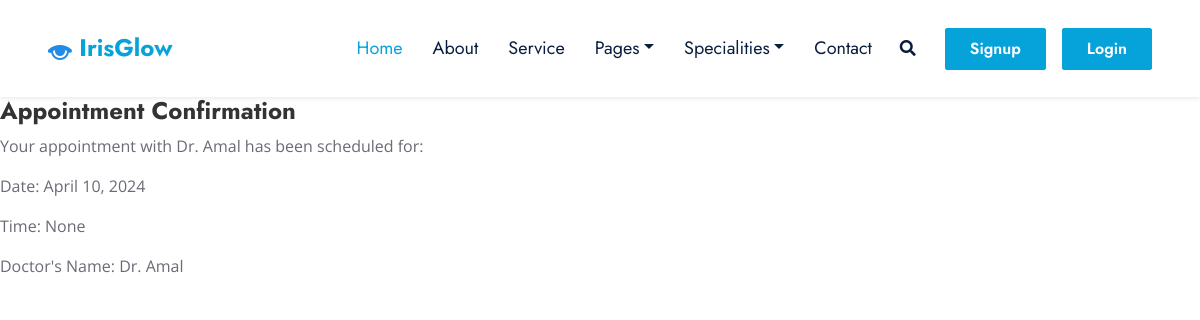
The app's page /appointment-confirmation/2/ with its own data.
### DoctorApp/models.py (models this page shows, shortened)
class Appointments(models.Model):
    TIME_CHOICES = [
        (datetime.strptime('09:00 AM', '%I:%M %p').time(), '09:00 AM'),
        (datetime.strptime('11:00 AM', '%I:%M %p').time(), '11:00 AM'),
        (datetime.strptime('01:00 PM', '%I:%M %p').time(), '01:00 PM'),
        (datetime.strptime('03:00 PM', '%I:%M %p').time(), '03:00 PM'),
        (datetime.strptime('05:00 PM', '%I:%M %p').time(), '05:00 PM'),
    ]
    STATUS_CHOICES = [
        ('scheduled', 'Scheduled'),
        ('confirmed', 'Confirmed'),
        ('completed', 'Completed'),
    ]
    date = models.DateField()
    client = models.ForeignKey(
        CustomUser,
        on_delete=models.CASCADE,
        related_name='client_appointments',
        limit_choices_to={'role': CustomUser.DOCTOR}
    )
    therapist = models.ForeignKey(
        CustomUser,
        on_delete=models.CASCADE,
        related_name='therapist_appointments',
        limit_choices_to={'role': CustomUser.DOCTOR}
    )
    time_slot = models.TimeField(choices=TIME_CHOICES, null=True)
    created_date = models.DateTimeField(auto_now_add=True,null=True)
    modified_date = models.DateTimeField(auto_now=True, null=True)
    cancelled_date = models.DateTimeField(null=True, blank=True, default=None)
    status = models.CharField(max_length=20, choices=STATUS_CHOICES, default='scheduled')
    canceled_by_patient = models.BooleanField(default=False)

### IrisGlowApp/models.py (models this page shows, shortened)
class CustomUser(AbstractUser):
    PATIENT = 1
    DOCTOR = 2
    SPECTS = 3
    ADMIN = 4
    ROLE_CHOICE = (
        (PATIENT, 'Patient'),
        (DOCTOR, 'Doctor'),
        (SPECTS, 'Spects'),
        (ADMIN,'Admin'),
    )
    username=None
    first_name = models.CharField(max_length=50)
    last_name = models.CharField(max_length=50)
    USERNAME_FIELD = 'email'
    email = models.EmailField(max_length=100, unique=True)
    phone = models.CharField(max_length=12, blank=True)
    password = models.CharField(max_length=128)
    role = models.PositiveSmallIntegerField(choices=ROLE_CHOICE, blank=True, null=True,default='1')
    is_admin = models.BooleanField(default=False)
    is_staff = models.BooleanField(default=False)
    is_active = models.BooleanField(default=True)
    is_superadmin = models.BooleanField(default=False)
    REQUIRED_FIELDS = ['first_name','last_name', 'phone']
    objects = UserManager()

### DoctorApp/views.py (the view)
# urls.py: path('appointment-confirmation/<int:appointment_id>/', views.appointment_confirmation, name='appointment_confirmation'),
def appointment_confirmation(request, appointment_id):
    appointment = get_object_or_404(Appointments, id=appointment_id)
    context = {
        'appointment': appointment,
    }
    return render(request, 'appointment_confirmation.html', context)

### template/appointment_confirmation.html (shortened to what this page needs)
{% load static %}
<!DOCTYPE html>
<html lang="en">
<head>
    <link href="https://cdnjs.cloudflare.com/ajax/libs/font-awesome/5.10.0/css/all.min.css" rel="stylesheet">
    <link href="https://cdn.jsdelivr.net/npm/bootstrap-icons@1.4.1/font/bootstrap-icons.css" rel="stylesheet">
    <link href="{% static 'lib/owlcarousel/assets/owl.carousel.min.css' %}" rel="stylesheet">
    <link href="{% static 'lib/animate/animate.min.css' %}" rel="stylesheet">
    <link href="{% static 'lib/tempusdominus/css/tempusdominus-bootstrap-4.min.css' %}" rel="stylesheet" />
    <link href="{% static 'lib/twentytwenty/twentytwenty.css' %}" rel="stylesheet" />
    <link href="{% static 'css/bootstrap.min.css' %}" rel="stylesheet" />
    <link href="{% static 'css/style.css' %}" rel="stylesheet" />
</head>
</head>
<body>
    <nav class="navbar navbar-expand-lg bg-white navbar-light shadow-sm px-5 py-3 py-lg-0">
        <a href="index.html" class="navbar-brand p-0">
            <h1 class="m-0 text-primary">
                <img src="{% static 'img/img1.png' %}">
              IrisGlow</h1>
        </a>
        {% if user.is_authenticated %}
        <div class="collapse navbar-collapse" id="navbarCollapse">
            <div class="navbar-nav ms-auto py-0">
                <a href="{% url 'index' %}" class="nav-item nav-link active">Home</a>
                <a href="about.html" class="nav-item nav-link">About</a>
                <a href="{% url 'service' %}" class="nav-item nav-link">Service</a>
                <div class="nav-item dropdown">
                    <a href="#" class="nav-link dropdown-toggle" data-bs-toggle="dropdown">Pages</a>
                    <div class="dropdown-menu m-0">
                        <a href="price.html" class="dropdown-item">Pricing Plan</a>
                        <a href="{% url 'team' %}" class="dropdown-item">Our Doctors</a>
                        <a href="{% url 'testimonial' %}" class="dropdown-item">Testimonial</a>
                        {% comment %} <a href="{% url 'appointment' %}" class="dropdown-item">Appointment</a> {% endcomment %}
                    </div>
                </div>
                <div class="nav-item dropdown">
                    <a href="#" class="nav-link dropdown-toggle" data-bs-toggle="dropdown">Specialities</a>
                    <div class="dropdown-menu m-0">
                        <a href="{% url 'cataract' %}" class="dropdown-item">Cataract</a>
                        <a href="{% url 'gloucoma' %}" class="dropdown-item">Gloucoma</a>
                        <a href="{% url 'diabeticretinopathy' %}" class="dropdown-item">Diabetic Retinopathy</a>
                    </div>
                </div>
                <a href="{% url 'contact' %}" class="nav-item nav-link">Contact</a>
            </div>
            <a href="{% url 'profile' %}" class="nav-item nav-link active">My Profile</a>
            <button type="button" class="btn text-dark" data-bs-toggle="modal" data-bs-target="#searchModal"><i class="fa fa-search"></i></button>
            <a href="" class="nav-item nav-link">Welcome,{{user.first_name}}</a>
            {% comment %} <a href="{% url 'logout' %}" class="btn btn-primary py-2 px-4 ms-3">Logout</a> {% endcomment %}
            <a href="{% url 'logout' %}?next=/index.html">Logout</a>
        </div>
        {% else %}
        <div class="collapse navbar-collapse" id="navbarCollapse">
            <div class="navbar-nav ms-auto py-0">
                <a href="{% url 'index' %}" class="nav-item nav-link active">Home</a>
                <a href="{% url 'about' %}" class="nav-item nav-link">About</a>
                <a href="{% url 'service' %}" class="nav-item nav-link">Service</a>
                <div class="nav-item dropdown">
                    <a href="#" class="nav-link dropdown-toggle" data-bs-toggle="dropdown">Pages</a>
                </div>
                <div class="nav-item dropdown">
                    <a href="#" class="nav-link dropdown-toggle" data-bs-toggle="dropdown">Specialities</a>
                </div>
                <a href="{% url 'contact' %}" class="nav-item nav-link">Contact</a>
            </div>
            <button type="button" class="btn text-dark" data-bs-toggle="modal" data-bs-target="#searchModal"><i class="fa fa-search"></i></button>
            <a href="{% url 'register' %}" class="btn btn-primary py-2 px-4 ms-3">Signup</a>
            <a href="{% url 'login' %}" class="btn btn-primary py-2 px-4 ms-3">Login</a>
        </div>
        {% endif %}
    </nav>
<head>
</head>
<body>
    <h1>Appointment Confirmation</h1>
    <p>Your appointment with {{ appointment.therapist.first_name }} has been scheduled for:</p>
    <p>Date: {{ appointment.date }}</p>
    <p>Time: {{ appointment.time_slot }}</p>
    <p>Doctor's Name: {{ appointment.therapist.first_name }}</p>
</body>
</html>

### static/css/style.css (style rules this page uses)
:root { --primary: #06A3DA; --secondary: #F57E57; --light: #EEF9FF; --dark: #091E3E; }
h1, h2, .font-weight-bold { font-weight: 700 !important; }
.btn { font-family: 'Jost', sans-serif; font-weight: 600; transition: .5s; }
.btn-primary, .btn-secondary { color: #FFFFFF; }
.navbar-light .navbar-nav .nav-link { font-family: 'Jost', sans-serif; padding: 35px 15px; font-size: 18px; color: var(--dark); outline: none; transition: .5s; }
.navbar-light .navbar-nav .nav-link:hover, .navbar-light .navbar-nav .nav-link.active { color: var(--primary); }

### template/appointment_confirmation.html (style rules this page uses)
h1 { font-size: 24px; color: #333; }

### records on screen
Appointments: therapist.first_name "Dr. Amal", date "April 10, 2024", time_slot "None"
